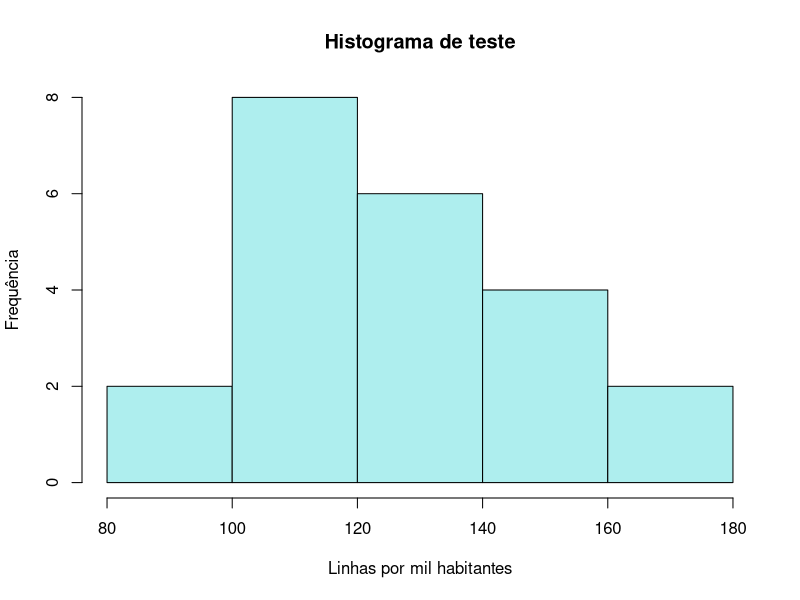

Source code (R):
#dados para o histograma
dados <- c( 96, 96, 102, 102, 102, 104, 104, 108, 126, 126, 128,128, 140, 156, 160, 160, 164,
            170, 115, 121, 118, 142)

#raiz quadrada da quantidade de observação
k <- round(sqrt(length(dados)))

hist(dados, 
     nclass=k,
     col="#AEEEEE",
     main="Histograma de teste",
     xlab= "Linhas por mil habitantes",
     ylab= "Frequência")

mean(dados) #mean é pra calcular a média dos dados
x <- c(1,3,0,0,2,4,1,2,5,6)
median(x) #mediana dos dados 
sort(x) #colocar em ordem
t <- table(x)
subset ( table ( x ) , table ( x )== max( table ( x )))
